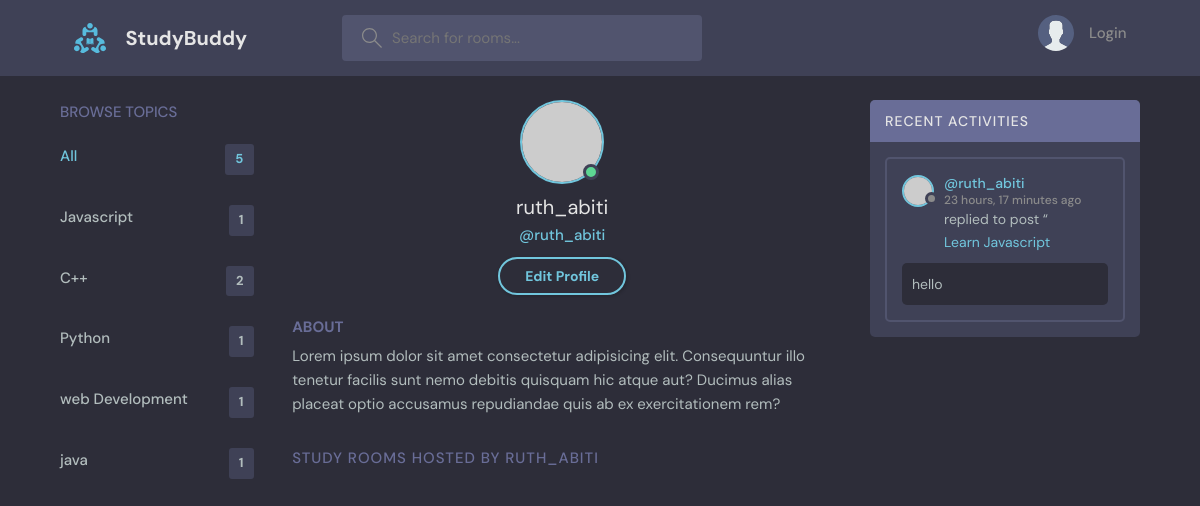
/user-profile/3/, run on the app's committed database.
### base/models.py (models this page shows, shortened)
class Topic(models.Model):
    name = models.CharField(max_length=200)

class Message(models.Model):
    user = models.ForeignKey(User, on_delete=models.CASCADE)
    room = models.ForeignKey(Room, on_delete=models.CASCADE)
    body = models.TextField()
    updated = models.DateTimeField(auto_now=True)
    created = models.DateTimeField(auto_now_add=True)
    class Meta:
        ordering = ['-updated', '-created']

class Room(models.Model):
    host = models.ForeignKey(User, on_delete=models.SET_NULL, null=True)
    topic = models.ForeignKey(Topic, on_delete=models.SET_NULL, null=True)
    name = models.CharField(max_length=200)
    description = models.TextField(null=True, blank=True)
    participants = models.ManyToManyField(
        User, related_name='participants', blank=True)
    updated = models.DateTimeField(auto_now=True)
    created = models.DateTimeField(auto_now_add=True)
    class Meta:
        ordering = ['-updated', '-created']
    def __str__(self):
        return self.name

### base/views.py (the view)
# urls.py: path('user-profile/<str:pk>/', views.userprofile, name="user-profile"),
def userprofile(request, pk):
    user = User.objects.get(id=pk)
    rooms = user.room_set.all()
    room_message = user.message_set.all()
    topics = Topic.objects.all()
    context = {'user': user, 'rooms': rooms,
               'room_message': room_message, 'topics': topics}
    return render(request, 'base/profile.html', context)

### base/templates/base/profile.html (shortened to what this page needs)
{% extends 'main.html' %}
{% block content %}
  <main class="profile-page layout layout--3">
    <div class="container">
      {% include 'base/topics_component.html'%}
      <div class="roomList">
        <div class="profile">
          <div class="profile__avatar">
            <div class="avatar avatar--large active">
              <img src="https://randomuser.me/api/portraits/men/11.jpg" />
            </div>
          </div>
          <div class="profile__info">
            <h3>{{user.username}}</h3>
            <p>@{{user.username}}</p>
            <a href="edit-user.html" class="btn btn--main btn--pill">Edit Profile</a>
          </div>
          <div class="profile__about">
            <h3>About</h3>
            <p>
              Lorem ipsum dolor sit amet consectetur adipisicing elit. Consequuntur illo tenetur
              facilis sunt nemo debitis quisquam hic atque aut? Ducimus alias placeat optio
              accusamus repudiandae quis ab ex exercitationem rem?
            </p>
          </div>
        </div>
        <div class="roomList__header">
          <div>
            <h2>Study Rooms Hosted by {{user.username}}</a>
            </h2>
          </div>
        </div>
      </div>
      {% include 'base/activities_component.html'%}
    </div>
  </main>
  {% endblock content %}

### base/templates/base/topics_component.html
<div class="topics">
    <div class="topics__header">
      <h2>Browse Topics</h2>
    </div>
    <ul class="topics__list">
      <li>
        <a href="{% url 'home'%}" class="active">All <span>{{topics.count}}</span></a>
      </li>
      {% for topic in topics%}
      <li>
        <a href="{% url 'home'%}?q={{topic.name}}">{{topic.name}} <span>{{topic.room_set.all.count}}</span></a>
      </li>
      {% endfor %}
    </ul>
  </div>

### base/templates/base/activities_component.html (shortened to what this page needs)
<div class="activities">
        <div class="activities__header">
          <h2>Recent Activities</h2>
        </div>
        {% for message in room_message %}
        <div class="activities__box">
          <div class="activities__boxHeader roomListRoom__header">
            <a href="{% url 'user-profile' message.user.id %}" class="roomListRoom__author">
              <div class="avatar avatar--small">
                <img src="https://randomuser.me/api/portraits/women/11.jpg" />
              </div>
              <p>
                @{{message.user}}
                <span>{{message.created|timesince}} ago</span>
              </p>
            </a>
          </div>
          <div class="activities__boxContent">
            <p>replied to post “<a href="{% url 'room' message.room.id%}">{{message.room}}</a></p>
            <div class="activities__boxRoomContent">
                {{message.body}}
            </div>
          </div>
        </div>
        {% endfor %}
      </div>

### data on the page
Topic: name "Javascript", room_set.all.count "1"
Topic: name "C++", room_set.all.count "2"
Topic: name "Python", room_set.all.count "1"
Topic: name "web Development", room_set.all.count "1"
Topic: name "java", room_set.all.count "1"
Message: user "ruth_abiti", created "23 hours, 17 minutes", room "Learn Javascript", body "hello"

### other printed values
{{ topics.count }} "5"
{{ user.username }} "ruth_abiti"
{{ user.username }} "RUTH_ABITI"
